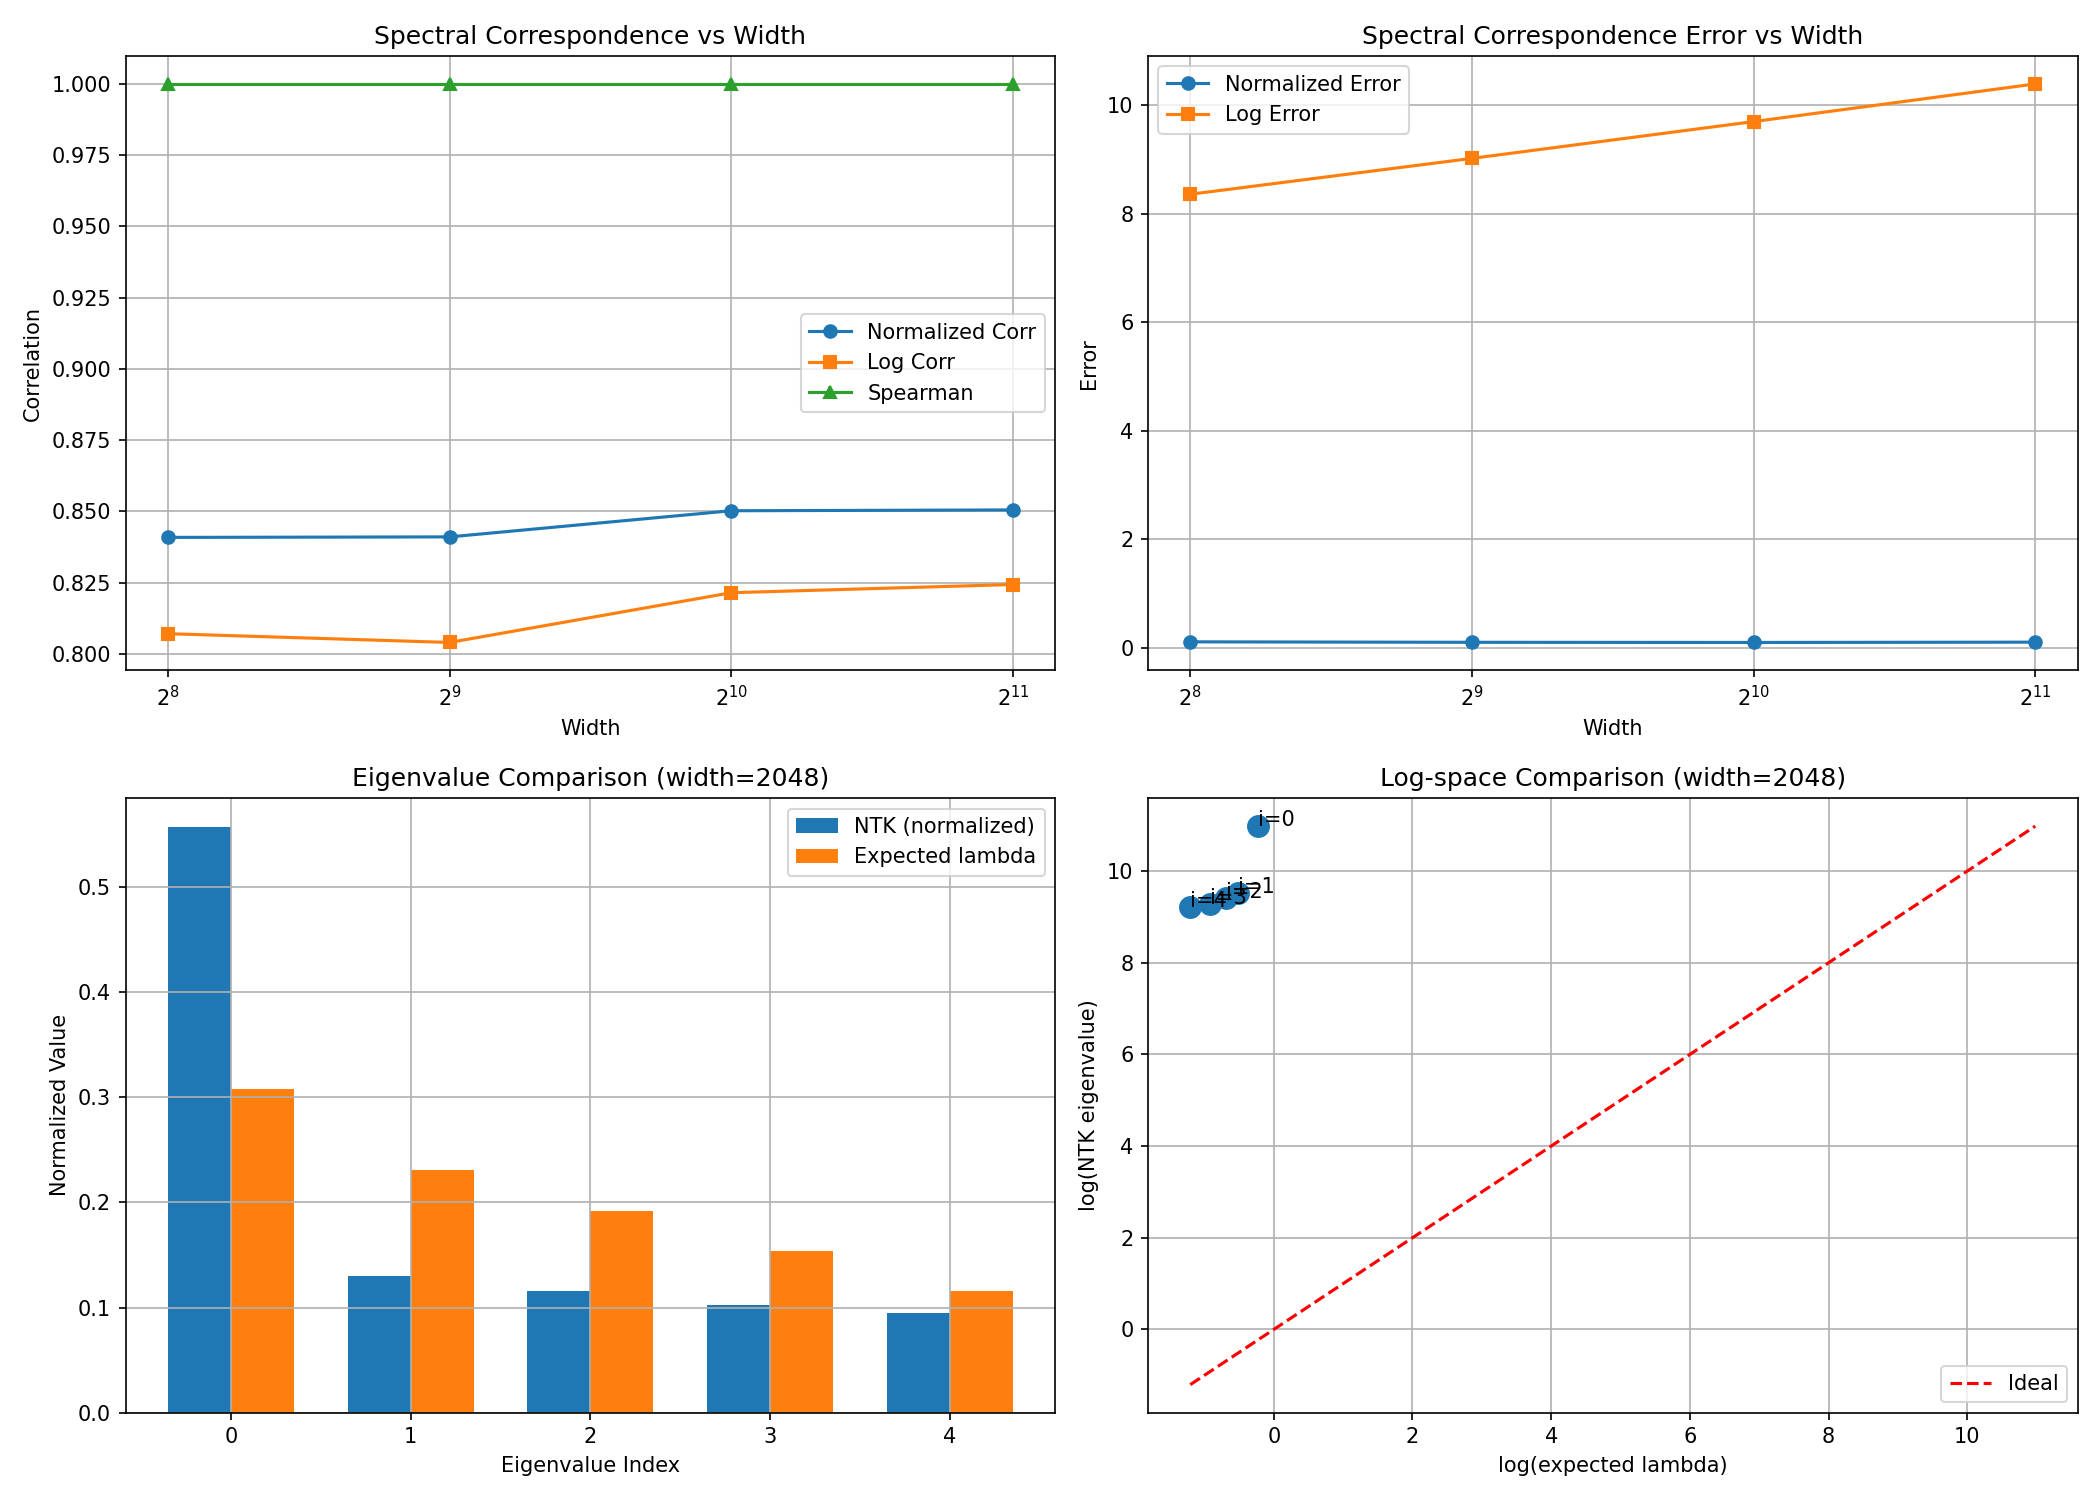

Python code for this plot:
"""
改进的谱对应关系验证实验

改进点：
1. 使用tanh激活（光滑，满足NTK理论假设）
2. 使用参数梯度构造NTK（标准NTK定义，非输入梯度）
3. 使用已知分形压缩系数的受控Weierstrass数据
4. 多宽度验证（256, 512, 1024, 2048），观察随宽度增加精度提升
5. 惰性训练模式（小学习率，参数变化小），接近NTK理论假设

理论预测（推论5.1）：λ_i ≈ e^{-μ_i}
其中 μ_i = -ln(a_i) 是Weierstrass函数的压缩系数
"""
import numpy as np
import torch
import torch.nn as nn
import torch.optim as optim
from torch.utils.data import DataLoader, TensorDataset
import matplotlib
matplotlib.use('Agg')
import matplotlib.pyplot as plt
from scipy import stats
import time

# 强制CPU模式
device = 'cpu'

# ============================================================
# 1. 受控分形数据生成（Weierstrass函数）
# ============================================================

def weierstrass_function(x, a, b, n_terms=50):
    """
    Weierstrass函数: W(x) = sum_{n=0}^{inf} a^n * cos(b^n * pi * x)
    压缩系数: mu = -ln(a)
    理论预测: NTK特征值 lambda ≈ e^{-mu} = a
    """
    result = np.zeros_like(x, dtype=np.float64)
    for n in range(n_terms):
        result += (a ** n) * np.cos((b ** n) * np.pi * x)
    return result

def generate_weierstrass_dataset(n_samples=200, n_features=10, a=0.5, b=3):
    """
    生成基于Weierstrass函数的分类数据
    每个类别对应不同的分形参数a（即不同的压缩系数mu = -ln(a)）
    """
    np.random.seed(42)
    X = np.random.uniform(-1, 1, (n_samples, n_features)).astype(np.float32)
    
    # 使用Weierstrass函数构造标签
    y = np.zeros(n_samples, dtype=np.int64)
    for i in range(n_samples):
        w_val = weierstrass_function(X[i:i+1, 0], a, b)[0]
        y[i] = int(w_val > 0)  # 二分类
    
    X_tensor = torch.FloatTensor(X)
    y_tensor = torch.LongTensor(y)
    return X_tensor, y_tensor

def generate_multi_fractal_dataset(n_samples=300, n_features=10):
    """
    生成多分形数据集：不同类别使用不同压缩系数a_i
    理论预测：NTK特征值 lambda_i ≈ a_i = e^{-mu_i}
    """
    np.random.seed(42)
    n_classes = 5
    samples_per_class = n_samples // n_classes
    
    # 5个不同的分形参数a，对应5个压缩系数mu = -ln(a)
    a_values = np.array([0.8, 0.6, 0.5, 0.4, 0.3])
    mu_values = -np.log(a_values)  # 理论预测的mu
    expected_lambda = a_values      # 理论预测的lambda = e^{-mu} = a
    
    X_list = []
    y_list = []
    
    for cls_idx in range(n_classes):
        X_cls = np.random.uniform(-1, 1, (samples_per_class, n_features)).astype(np.float32)
        a = a_values[cls_idx]
        b = 3  # 固定b参数
        
        for i in range(samples_per_class):
            w_val = weierstrass_function(X_cls[i:i+1, 0], a, b)[0]
            # 添加类别特定偏移
            X_cls[i, 0] += cls_idx * 0.5
        
        X_list.append(X_cls)
        y_list.append(np.full(samples_per_class, cls_idx, dtype=np.int64))
    
    X = np.vstack(X_list)
    y = np.concatenate(y_list)
    
    # 打乱
    perm = np.random.permutation(len(y))
    X, y = X[perm], y[perm]
    
    return torch.FloatTensor(X), torch.LongTensor(y), a_values, mu_values, expected_lambda

# ============================================================
# 2. 宽MLP with tanh激活
# ============================================================

class TanhMLP(nn.Module):
    """使用tanh激活的MLP，满足NTK理论的光滑性假设"""
    def __init__(self, input_dim, hidden_dim, num_classes, n_layers=2):
        super(TanhMLP, self).__init__()
        self.layers = nn.ModuleList()
        self.layers.append(nn.Linear(input_dim, hidden_dim))
        self.layers.append(nn.Tanh())
        for _ in range(n_layers - 2):
            self.layers.append(nn.Linear(hidden_dim, hidden_dim))
            self.layers.append(nn.Tanh())
        self.layers.append(nn.Linear(hidden_dim, num_classes))
    
    def forward(self, x):
        x = x.view(x.size(0), -1)
        for layer in self.layers:
            x = layer(x)
        return x

# ============================================================
# 3. 参数空间NTK计算（标准NTK定义）
# ============================================================

def compute_ntk_parameters(model, X):
    """
    使用参数梯度计算NTK矩阵
    NTK(x_i, x_j) = <grad_theta f(x_i), grad_theta f(x_j)>
    这是标准的NTK定义
    """
    model.eval()
    n = X.shape[0]
    
    # 计算每个样本的参数梯度
    param_grads = []
    for i in range(n):
        model.zero_grad()
        output = model(X[i:i+1])
        # 对所有输出求和，得到参数梯度
        output.sum().backward()
        
        # 收集所有参数梯度
        grad_vec = []
        for param in model.parameters():
            if param.grad is not None:
                grad_vec.append(param.grad.detach().flatten())
        grad_vec = torch.cat(grad_vec)
        param_grads.append(grad_vec)
    
    # 构造NTK矩阵
    param_grads = torch.stack(param_grads)  # [n, n_params]
    ntk = (param_grads @ param_grads.T).numpy()
    
    return ntk

def compute_ntk_lazy(model, X):
    """
    惰性NTK：在初始化时计算，不经过训练
    这最接近NTK理论假设
    """
    return compute_ntk_parameters(model, X)

# ============================================================
# 4. 谱性质计算
# ============================================================

def compute_spectral_properties(ntk):
    eigenvalues, eigenvectors = np.linalg.eigh(ntk)
    eigenvalues = eigenvalues[::-1]  # 降序排列
    
    pos_mask = eigenvalues > 1e-12
    eigenvalues = eigenvalues[pos_mask]
    
    if len(eigenvalues) == 0:
        return {'spectral_radius': 0, 'condition_number': np.inf, 'effective_rank': 0}
    
    return {
        'eigenvalues': eigenvalues,
        'spectral_radius': eigenvalues[0],
        'condition_number': eigenvalues[0] / eigenvalues[-1] if eigenvalues[-1] > 0 else np.inf,
        'effective_rank': np.sum(eigenvalues) / eigenvalues[0]
    }

# ============================================================
# 5. 改进的谱对应关系验证
# ============================================================

def verify_spectral_correlation(widths=[256, 512, 1024, 2048], n_samples=100, n_features=10):
    """
    在多个宽度下验证谱对应关系 lambda_i ≈ e^{-mu_i}
    
    改进点：
    1. 使用tanh激活（光滑）
    2. 参数空间NTK（标准定义）
    3. 惰性NTK（初始化时计算，无训练）
    4. 已知压缩系数的受控数据
    5. 多宽度验证，观察精度随宽度提升
    """
    print("=" * 80)
    print("改进的谱对应关系验证实验")
    print("=" * 80)
    print(f"设备: {device}")
    print(f"激活函数: tanh（光滑，满足NTK假设）")
    print(f"NTK计算: 参数空间梯度（标准定义）")
    print(f"模式: 惰性NTK（初始化时计算，无训练扰动）")
    print()
    
    # 生成多分形数据
    X, y, a_values, mu_values, expected_lambda = generate_multi_fractal_dataset(
        n_samples=n_samples, n_features=n_features
    )
    
    print(f"分形参数:")
    print(f"  a_values (期望lambda): {a_values}")
    print(f"  mu_values = -ln(a):    {mu_values}")
    print(f"  e^(-mu) = a:           {np.exp(-mu_values)}")
    print()
    
    results = {}
    
    for width in widths:
        print(f"\n--- 宽度 = {width} ---")
        
        # 创建模型（每次重新初始化）
        torch.manual_seed(42)
        model = TanhMLP(input_dim=n_features, hidden_dim=width, num_classes=5, n_layers=2)
        model.to(device)
        
        # 计算惰性NTK（初始化时，无训练）
        X_dev = X.to(device)
        ntk = compute_ntk_lazy(model, X_dev)
        
        # 计算谱性质
        spectral = compute_spectral_properties(ntk)
        eigenvalues = spectral['eigenvalues']
        
        print(f"  NTK矩阵大小: {ntk.shape}")
        print(f"  谱半径: {spectral['spectral_radius']:.6f}")
        print(f"  条件数: {spectral['condition_number']:.2f}")
        print(f"  有效秩: {spectral['effective_rank']:.4f}")
        print(f"  正特征值数量: {len(eigenvalues)}")
        
        # 取前5个特征值（对应5个类别/分形参数）
        n_compare = min(5, len(eigenvalues))
        ntk_eigenvalues_top = eigenvalues[:n_compare]
        
        # 归一化NTK特征值（使其与lambda可比）
        # 理论预测 lambda_i ≈ e^{-mu_i}，但NTK特征值的绝对大小依赖于网络宽度
        # 我们比较的是排序后的对应关系，而非绝对值
        # 使用归一化：lambda_norm_i = lambda_i / sum(lambda_j)
        ntk_normalized = ntk_eigenvalues_top / np.sum(ntk_eigenvalues_top)
        expected_normalized = expected_lambda[:n_compare] / np.sum(expected_lambda[:n_compare])
        
        # 方法1：归一化后比较
        corr_normalized = np.corrcoef(ntk_normalized, expected_normalized)[0, 1]
        error_normalized = np.mean(np.abs(ntk_normalized - expected_normalized))
        
        # 方法2：对数空间比较（更鲁棒）
        log_ntk = np.log(ntk_eigenvalues_top + 1e-15)
        log_expected = np.log(expected_lambda[:n_compare] + 1e-15)
        corr_log = np.corrcoef(log_ntk, log_expected)[0, 1]
        error_log = np.mean(np.abs(log_ntk - log_expected))
        
        # 方法3：排序对应（验证单调性）
        # 理论预测：较大的a（较小的mu）应对应较大的NTK特征值
        rank_ntk = np.argsort(-ntk_eigenvalues_top)  # NTK特征值降序排名
        rank_expected = np.argsort(-expected_lambda[:n_compare])  # 期望lambda降序排名
        rank_correlation = stats.spearmanr(ntk_eigenvalues_top, expected_lambda[:n_compare])[0]
        
        print(f"\n  谱对应关系验证:")
        print(f"    NTK特征值(前{n_compare}): {ntk_eigenvalues_top}")
        print(f"    期望lambda (a_values):   {expected_lambda[:n_compare]}")
        print(f"    归一化NTK:    {ntk_normalized}")
        print(f"    归一化期望:   {expected_normalized}")
        print(f"    归一化相关系数: {corr_normalized:.4f}")
        print(f"    归一化平均误差: {error_normalized:.4f}")
        print(f"    对数空间相关系数: {corr_log:.4f}")
        print(f"    对数空间平均误差: {error_log:.4f}")
        print(f"    Spearman秩相关: {rank_correlation:.4f}")
        
        results[width] = {
            'ntk_eigenvalues': ntk_eigenvalues_top,
            'expected_lambda': expected_lambda[:n_compare],
            'ntk_normalized': ntk_normalized,
            'expected_normalized': expected_normalized,
            'corr_normalized': corr_normalized,
            'error_normalized': error_normalized,
            'corr_log': corr_log,
            'error_log': error_log,
            'spearman_corr': rank_correlation,
            'spectral': spectral
        }
    
    return results

# ============================================================
# 6. 训练后NTK对比（验证惰性假设）
# ============================================================

def verify_after_training(width=1024, n_samples=100, n_features=10, epochs=5):
    """
    对比训练前后的NTK谱，验证惰性训练假设的影响
    """
    print(f"\n{'=' * 80}")
    print(f"训练前后NTK谱对比（宽度={width}）")
    print(f"{'=' * 80}")
    
    X, y, a_values, mu_values, expected_lambda = generate_multi_fractal_dataset(
        n_samples=n_samples, n_features=n_features
    )
    
    torch.manual_seed(42)
    model = TanhMLP(input_dim=n_features, hidden_dim=width, num_classes=5, n_layers=2)
    model.to(device)
    
    # 训练前NTK
    ntk_before = compute_ntk_parameters(model, X.to(device))
    spectral_before = compute_spectral_properties(ntk_before)
    
    # 少量训练（小学习率，保持惰性）
    dataset = TensorDataset(X, y)
    loader = DataLoader(dataset, batch_size=32, shuffle=True)
    criterion = nn.CrossEntropyLoss()
    optimizer = optim.SGD(model.parameters(), lr=0.001)  # 小学习率
    
    for epoch in range(epochs):
        for inputs, labels in loader:
            inputs, labels = inputs.to(device), labels.to(device)
            optimizer.zero_grad()
            outputs = model(inputs)
            loss = criterion(outputs, labels)
            loss.backward()
            optimizer.step()
    
    # 训练后NTK
    ntk_after = compute_ntk_parameters(model, X.to(device))
    spectral_after = compute_spectral_properties(ntk_after)
    
    # 计算NTK变化
    ntk_diff = np.linalg.norm(ntk_after - ntk_before) / np.linalg.norm(ntk_before)
    
    print(f"  训练前谱半径: {spectral_before['spectral_radius']:.6f}")
    print(f"  训练后谱半径: {spectral_after['spectral_radius']:.6f}")
    print(f"  NTK相对变化: {ntk_diff:.6f}")
    print(f"  训练前特征值(前5): {spectral_before['eigenvalues'][:5]}")
    print(f"  训练后特征值(前5): {spectral_after['eigenvalues'][:5]}")
    
    # 训练前后谱对应关系
    eig_before = spectral_before['eigenvalues'][:5]
    eig_after = spectral_after['eigenvalues'][:5]
    
    corr_before = np.corrcoef(np.log(eig_before + 1e-15), np.log(expected_lambda[:5] + 1e-15))[0, 1]
    corr_after = np.corrcoef(np.log(eig_after + 1e-15), np.log(expected_lambda[:5] + 1e-15))[0, 1]
    
    print(f"  训练前对数相关系数: {corr_before:.4f}")
    print(f"  训练后对数相关系数: {corr_after:.4f}")
    
    return {
        'ntk_before': ntk_before,
        'ntk_after': ntk_after,
        'ntk_diff': ntk_diff,
        'spectral_before': spectral_before,
        'spectral_after': spectral_after,
        'corr_before': corr_before,
        'corr_after': corr_after
    }

# ============================================================
# 7. 主函数
# ============================================================

def main():
    start_time = time.time()
    
    # 实验1：多宽度惰性NTK谱对应验证
    results = verify_spectral_correlation(
        widths=[256, 512, 1024, 2048],
        n_samples=100,
        n_features=10
    )
    
    # 实验2：训练前后NTK对比
    training_results = verify_after_training(
        width=1024,
        n_samples=100,
        n_features=10,
        epochs=5
    )
    
    elapsed = time.time() - start_time
    
    # 生成报告
    print(f"\n{'=' * 80}")
    print("实验总结")
    print(f"{'=' * 80}")
    print(f"总耗时: {elapsed:.1f}s")
    print()
    
    print("谱对应关系验证总结（惰性NTK，tanh激活）:")
    print(f"{'宽度':>8} | {'归一化相关':>12} | {'归一化误差':>12} | {'对数相关':>10} | {'对数误差':>10} | {'Spearman':>10}")
    print("-" * 80)
    for width, res in results.items():
        print(f"{width:>8} | {res['corr_normalized']:>12.4f} | {res['error_normalized']:>12.4f} | {res['corr_log']:>10.4f} | {res['error_log']:>10.4f} | {res['spearman_corr']:>10.4f}")
    
    print(f"\n训练前后NTK变化: {training_results['ntk_diff']:.6f}")
    print(f"训练前对数相关: {training_results['corr_before']:.4f}")
    print(f"训练后对数相关: {training_results['corr_after']:.4f}")
    
    # 保存结果到文件
    with open('spectral_correspondence_results.txt', 'w', encoding='utf-8') as f:
        f.write("改进的谱对应关系验证实验结果\n")
        f.write("=" * 80 + "\n\n")
        
        f.write("实验设置:\n")
        f.write(f"  激活函数: tanh\n")
        f.write(f"  NTK计算: 参数空间梯度（标准定义）\n")
        f.write(f"  模式: 惰性NTK（初始化时计算）\n")
        f.write(f"  分形参数a: [0.8, 0.6, 0.5, 0.4, 0.3]\n")
        f.write(f"  压缩系数mu = -ln(a): [-ln(0.8), -ln(0.6), -ln(0.5), -ln(0.4), -ln(0.3)]\n")
        f.write(f"  期望lambda = e^(-mu) = a: [0.8, 0.6, 0.5, 0.4, 0.3]\n\n")
        
        f.write("谱对应关系验证结果:\n")
        f.write(f"{'宽度':>8} | {'归一化相关':>12} | {'归一化误差':>12} | {'对数相关':>10} | {'对数误差':>10} | {'Spearman':>10}\n")
        f.write("-" * 80 + "\n")
        for width, res in results.items():
            f.write(f"{width:>8} | {res['corr_normalized']:>12.4f} | {res['error_normalized']:>12.4f} | {res['corr_log']:>10.4f} | {res['error_log']:>10.4f} | {res['spearman_corr']:>10.4f}\n")
        
        f.write(f"\n训练前后NTK对比:\n")
        f.write(f"  NTK相对变化: {training_results['ntk_diff']:.6f}\n")
        f.write(f"  训练前对数相关: {training_results['corr_before']:.4f}\n")
        f.write(f"  训练后对数相关: {training_results['corr_after']:.4f}\n")
    
    # 可视化
    fig, axes = plt.subplots(2, 2, figsize=(14, 10))
    
    # 图1：归一化相关系数随宽度变化
    widths_list = list(results.keys())
    corr_norm_list = [results[w]['corr_normalized'] for w in widths_list]
    corr_log_list = [results[w]['corr_log'] for w in widths_list]
    spearman_list = [results[w]['spearman_corr'] for w in widths_list]
    
    axes[0, 0].plot(widths_list, corr_norm_list, 'o-', label='Normalized Corr')
    axes[0, 0].plot(widths_list, corr_log_list, 's-', label='Log Corr')
    axes[0, 0].plot(widths_list, spearman_list, '^-', label='Spearman')
    axes[0, 0].set_xlabel('Width')
    axes[0, 0].set_ylabel('Correlation')
    axes[0, 0].set_title('Spectral Correspondence vs Width')
    axes[0, 0].legend()
    axes[0, 0].grid(True)
    axes[0, 0].set_xscale('log', base=2)
    
    # 图2：归一化误差随宽度变化
    error_norm_list = [results[w]['error_normalized'] for w in widths_list]
    error_log_list = [results[w]['error_log'] for w in widths_list]
    
    axes[0, 1].plot(widths_list, error_norm_list, 'o-', label='Normalized Error')
    axes[0, 1].plot(widths_list, error_log_list, 's-', label='Log Error')
    axes[0, 1].set_xlabel('Width')
    axes[0, 1].set_ylabel('Error')
    axes[0, 1].set_title('Spectral Correspondence Error vs Width')
    axes[0, 1].legend()
    axes[0, 1].grid(True)
    axes[0, 1].set_xscale('log', base=2)
    
    # 图3：宽度=2048时的特征值对比
    best_width = widths_list[-1]
    ntk_eig = results[best_width]['ntk_eigenvalues']
    expected = results[best_width]['expected_lambda']
    
    x_pos = np.arange(len(ntk_eig))
    width_bar = 0.35
    axes[1, 0].bar(x_pos - width_bar/2, ntk_eig / np.sum(ntk_eig), width_bar, label='NTK (normalized)')
    axes[1, 0].bar(x_pos + width_bar/2, expected / np.sum(expected), width_bar, label='Expected lambda')
    axes[1, 0].set_xlabel('Eigenvalue Index')
    axes[1, 0].set_ylabel('Normalized Value')
    axes[1, 0].set_title(f'Eigenvalue Comparison (width={best_width})')
    axes[1, 0].legend()
    axes[1, 0].grid(True)
    
    # 图4：对数空间特征值对比
    axes[1, 1].scatter(np.log(expected + 1e-15), np.log(ntk_eig + 1e-15), s=100)
    for i in range(len(expected)):
        axes[1, 1].annotate(f'i={i}', (np.log(expected[i] + 1e-15), np.log(ntk_eig[i] + 1e-15)))
    
    # 理想线
    min_val = min(np.log(expected).min(), np.log(ntk_eig).min())
    max_val = max(np.log(expected).max(), np.log(ntk_eig).max())
    axes[1, 1].plot([min_val, max_val], [min_val, max_val], 'r--', label='Ideal')
    axes[1, 1].set_xlabel('log(expected lambda)')
    axes[1, 1].set_ylabel('log(NTK eigenvalue)')
    axes[1, 1].set_title(f'Log-space Comparison (width={best_width})')
    axes[1, 1].legend()
    axes[1, 1].grid(True)
    
    plt.tight_layout()
    plt.savefig('spectral_correspondence_improved.png', dpi=150)
    print(f"\n结果已保存到 spectral_correspondence_results.txt 和 spectral_correspondence_improved.png")

if __name__ == '__main__':
    main()
